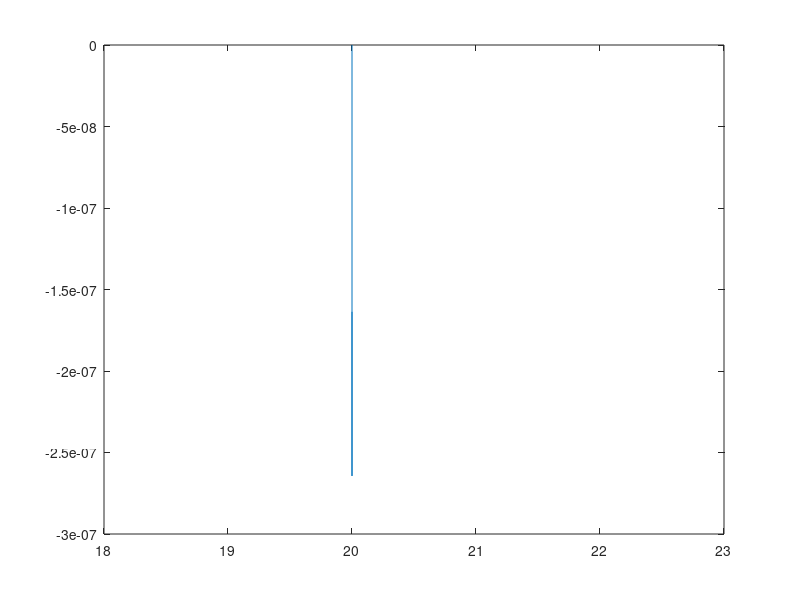

This chart was generated by the following MATLAB code: (Note: this script raises an error after producing the figure.)
%% a)

f=@(x) -x.^7+44*x.^6-653*x.^5+3734*x.^4-4400*x.^3-23680*x.^2+38912*x+53760;

%% b)
x{1}=fzero(f,-20);
x{2}=fzero(f,30);
fplot(f,[x{1} x{2}]);
xlabel('x');
ylabel('f(x)');

%% c)
i=3;
for n=0:3:15
    x{i}=fzero(f,n);
    i=i+1;
end
hold on
for n=1:length(x)
    plot(x{n},f(x{n}),'rp','markersize',7,'markeredgecolor','k','markerfacecolor','r');
end

%% d)
A=[4 3;
    3 -5];
b=[5;1];
x=A\b